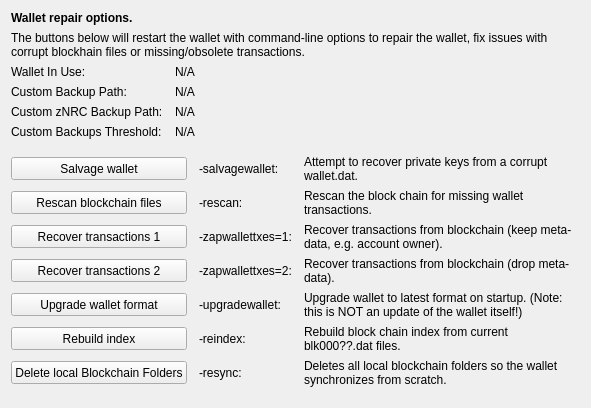
     <widget class="QWidget" name="tab_repair">
      <attribute name="title">
       <string>&amp;Wallet Repair</string>
      </attribute>
      <layout class="QGridLayout" name="gridLayout_4" columnstretch="0,0,0,0">
       <property name="horizontalSpacing">
        <number>12</number>
       </property>
       <item row="0" column="0" colspan="4">
        <widget class="QLabel" name="label_repair_header">
         <property name="font">
          <font>
           <weight>75</weight>
           <bold>true</bold>
          </font>
         </property>
         <property name="text">
          <string>Wallet repair options.</string>
         </property>
        </widget>
       </item>
       <item row="1" column="0" colspan="4">
        <widget class="QLabel" name="label_repair_helptext">
         <property name="font">
          <font>
           <weight>50</weight>
           <bold>false</bold>
          </font>
         </property>
         <property name="text">
          <string>The buttons below will restart the wallet with command-line options to repair the wallet, fix issues with corrupt blockhain files or missing/obsolete transactions.</string>
         </property>
         <property name="wordWrap">
          <bool>true</bool>
         </property>
        </widget>
       </item>
       <item row="2" column="0">
        <widget class="QLabel" name="wallet_path_label">
         <property name="text">
          <string>Wallet In Use:</string>
         </property>
        </widget>
       </item>
       <item row="2" column="1" colspan="3">
        <widget class="QLabel" name="wallet_path">
         <property name="cursor">
          <cursorShape>IBeamCursor</cursorShape>
         </property>
         <property name="text">
          <string>N/A</string>
         </property>
         <property name="textFormat">
          <enum>Qt::PlainText</enum>
         </property>
         <property name="textInteractionFlags">
          <set>Qt::LinksAccessibleByMouse|Qt::TextSelectableByKeyboard|Qt::TextSelectableByMouse</set>
         </property>
        </widget>
       </item>
       <item row="3" column="0">
        <widget class="QLabel" name="wallet_custombackuppath_label">
         <property name="visible">
          <bool>false</bool>
         </property>
         <property name="text">
          <string>Custom Backup Path:</string>
         </property>
        </widget>
       </item>
       <item row="3" column="1" colspan="3">
        <widget class="QLabel" name="wallet_custombackuppath">
         <property name="cursor">
          <cursorShape>IBeamCursor</cursorShape>
         </property>
         <property name="visible">
          <bool>false</bool>
         </property>
         <property name="text">
          <string>N/A</string>
         </property>
         <property name="textFormat">
          <enum>Qt::PlainText</enum>
         </property>
         <property name="textInteractionFlags">
          <set>Qt::LinksAccessibleByMouse|Qt::TextSelectableByKeyboard|Qt::TextSelectableByMouse</set>
         </property>
        </widget>
       </item>
       <item row="4" column="0">
        <widget class="QLabel" name="wallet_customzNRCbackuppath_label">
         <property name="visible">
          <bool>false</bool>
         </property>
         <property name="text">
          <string>Custom zNRC Backup Path:</string>
         </property>
        </widget>
       </item>
       <item row="4" column="1" colspan="3">
        <widget class="QLabel" name="wallet_customzNRCbackuppath">
         <property name="cursor">
          <cursorShape>IBeamCursor</cursorShape>
         </property>
         <property name="visible">
          <bool>false</bool>
         </property>
         <property name="text">
          <string>N/A</string>
         </property>
         <property name="textFormat">
          <enum>Qt::PlainText</enum>
         </property>
         <property name="textInteractionFlags">
          <set>Qt::LinksAccessibleByMouse|Qt::TextSelectableByKeyboard|Qt::TextSelectableByMouse</set>
         </property>
        </widget>
       </item>
       <item row="5" column="0">
        <widget class="QLabel" name="wallet_custombackupthreshold_label">
         <property name="visible">
          <bool>false</bool>
         </property>
         <property name="text">
          <string>Custom Backups Threshold:</string>
         </property>
        </widget>
       </item>
       <item row="5" column="1" colspan="3">
        <widget class="QLabel" name="wallet_custombackupthreshold">
         <property name="cursor">
          <cursorShape>IBeamCursor</cursorShape>
         </property>
         <property name="visible">
          <bool>false</bool>
         </property>
         <property name="text">
          <string>N/A</string>
         </property>
         <property name="textFormat">
          <enum>Qt::PlainText</enum>
         </property>
         <property name="textInteractionFlags">
          <set>Qt::LinksAccessibleByMouse|Qt::TextSelectableByKeyboard|Qt::TextSelectableByMouse</set>
         </property>
        </widget>
       </item>
       <item row="6" column="0">
        <spacer name="verticalSpacer_repair1">
         <property name="orientation">
          <enum>Qt::Vertical</enum>
         </property>
         <property name="sizeHint" stdset="0">
          <size>
           <width>10</width>
           <height>10</height>
          </size>
         </property>
        </spacer>
       </item>
       <item row="7" column="0" colspan="2">
        <widget class="QPushButton" name="btn_salvagewallet">
         <property name="minimumSize">
          <size>
           <width>100</width>
           <height>23</height>
          </size>
         </property>
         <property name="text">
          <string>Salvage wallet</string>
         </property>
        </widget>
       </item>
       <item row="7" column="2">
        <widget class="QLabel" name="label_repair_salvage_command">
         <property name="text">
          <string notr="true">-salvagewallet:</string>
         </property>
        </widget>
       </item>
       <item row="7" column="3">
        <widget class="QLabel" name="label_repair_salvage">
         <property name="text">
          <string>Attempt to recover private keys from a corrupt wallet.dat.</string>
         </property>
         <property name="wordWrap">
          <bool>true</bool>
         </property>
        </widget>
       </item>
       <item row="8" column="0" colspan="2">
        <widget class="QPushButton" name="btn_rescan">
         <property name="minimumSize">
          <size>
           <width>100</width>
           <height>23</height>
          </size>
         </property>
         <property name="text">
          <string>Rescan blockchain files</string>
         </property>
        </widget>
       </item>
       <item row="8" column="2">
        <widget class="QLabel" name="label_repair_rescan_command">
         <property name="text">
          <string notr="true">-rescan:</string>
         </property>
        </widget>
       </item>
       <item row="8" column="3">
        <widget class="QLabel" name="label_repair_rescan">
         <property name="text">
          <string>Rescan the block chain for missing wallet transactions.</string>
         </property>
         <property name="wordWrap">
          <bool>true</bool>
         </property>
        </widget>
       </item>
       <item row="9" column="0" colspan="2">
        <widget class="QPushButton" name="btn_zapwallettxes1">
         <property name="minimumSize">
          <size>
           <width>100</width>
           <height>23</height>
          </size>
         </property>
         <property name="text">
          <string>Recover transactions 1</string>
         </property>
        </widget>
       </item>
       <item row="9" column="2">
        <widget class="QLabel" name="label_repair_zap1_command">
         <property name="text">
          <string notr="true">-zapwallettxes=1:</string>
         </property>
        </widget>
       </item>
       <item row="9" column="3">
        <widget class="QLabel" name="label_repair_zap1">
         <property name="text">
          <string>Recover transactions from blockchain (keep meta-data, e.g. account owner).</string>
         </property>
         <property name="wordWrap">
          <bool>true</bool>
         </property>
        </widget>
       </item>
       <item row="10" column="0" colspan="2">
        <widget class="QPushButton" name="btn_zapwallettxes2">
         <property name="minimumSize">
          <size>
           <width>100</width>
           <height>23</height>
          </size>
         </property>
         <property name="text">
          <string>Recover transactions 2</string>
         </property>
        </widget>
       </item>
       <item row="10" column="2">
        <widget class="QLabel" name="label_repair_zap2_command">
         <property name="text">
          <string notr="true">-zapwallettxes=2:</string>
         </property>
        </widget>
       </item>
       <item row="10" column="3">
        <widget class="QLabel" name="label_repair_zap2">
         <property name="text">
          <string>Recover transactions from blockchain (drop meta-data).</string>
         </property>
         <property name="wordWrap">
          <bool>true</bool>
         </property>
        </widget>
       </item>
       <item row="11" column="0" colspan="2">
        <widget class="QPushButton" name="btn_upgradewallet">
         <property name="minimumSize">
          <size>
           <width>100</width>
           <height>23</height>
          </size>
         </property>
         <property name="text">
          <string>Upgrade wallet format</string>
         </property>
        </widget>
       </item>
       <item row="11" column="2">
        <widget class="QLabel" name="label_repair_upgrade_command">
         <property name="text">
          <string notr="true">-upgradewallet:</string>
         </property>
        </widget>
       </item>
       <item row="11" column="3">
        <widget class="QLabel" name="label_repair_upgrade">
         <property name="text">
          <string>Upgrade wallet to latest format on startup. (Note: this is NOT an update of the wallet itself!)</string>
         </property>
         <property name="wordWrap">
          <bool>true</bool>
         </property>
        </widget>
       </item>
       <item row="12" column="0" colspan="2">
        <widget class="QPushButton" name="btn_reindex">
         <property name="minimumSize">
          <size>
           <width>100</width>
           <height>23</height>
          </size>
         </property>
         <property name="text">
          <string>Rebuild index</string>
         </property>
        </widget>
       </item>
       <item row="12" column="2">
        <widget class="QLabel" name="label_repair_reindex_command">
         <property name="text">
          <string notr="true">-reindex:</string>
         </property>
        </widget>
       </item>
       <item row="12" column="3">
        <widget class="QLabel" name="label_repair_reindex">
         <property name="text">
          <string>Rebuild block chain index from current blk000??.dat files.</string>
         </property>
         <property name="wordWrap">
          <bool>true</bool>
         </property>
        </widget>
       </item>
       <item row="13" column="0" colspan="2">
        <widget class="QPushButton" name="btn_resync">
         <property name="minimumSize">
          <size>
           <width>100</width>
           <height>23</height>
          </size>
         </property>
         <property name="text">
          <string>Delete local Blockchain Folders</string>
         </property>
        </widget>
       </item>
       <item row="13" column="2">
        <widget class="QLabel" name="label_repair_resync_command">
         <property name="text">
          <string>-resync:</string>
         </property>
        </widget>
       </item>
       <item row="13" column="3">
        <widget class="QLabel" name="label_repair_resync">
         <property name="text">
          <string>Deletes all local blockchain folders so the wallet synchronizes from scratch.</string>
         </property>
         <property name="wordWrap">
          <bool>true</bool>
         </property>
        </widget>
       </item>
       <item row="14" column="0">
        <spacer name="verticalSpacer_repair2">
         <property name="orientation">
          <enum>Qt::Vertical</enum>
         </property>
         <property name="sizeHint" stdset="0">
          <size>
           <width>20</width>
           <height>10</height>
          </size>
         </property>
        </spacer>
       </item>
      </layout>
     </widget>
